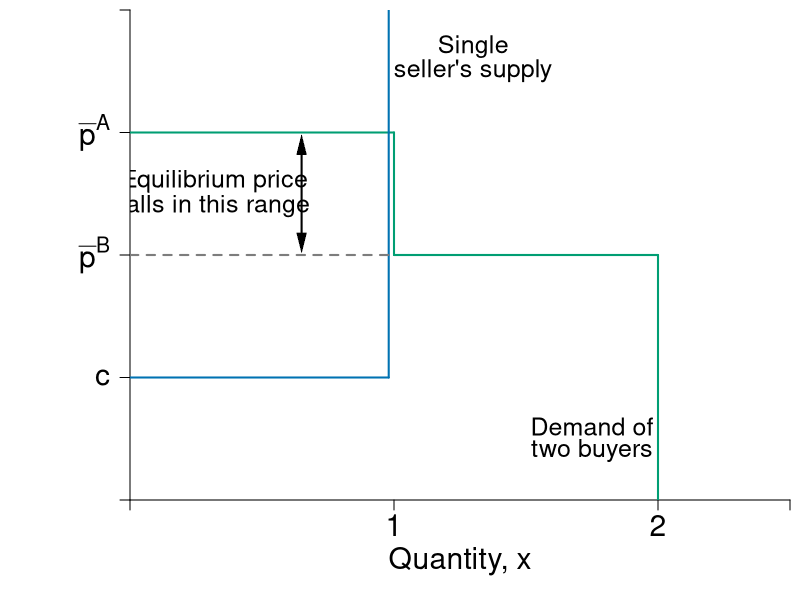

This figure's R source:
require(shape)
pdf(file = "competitionmarkets/makost_market2.pdf", width = 9, height = 7)

#Set parameters for graphics
pointsize <- 1.8
axislabelsize <- 1.8
labelsize <- 1.5
namesize <- 1.8
annotatesize <- 1.5
graphlinewidth <- 2
segmentlinewidth <- 1.5


COL <- c("#7fc97f", "#beaed4", "#fdc086", "#ffff99", "#386cb0", "#f0027f", "#bf5b17", "#666666")
COLA <- c("#e0f3db", "#99d8c9","#66c2a4","#41ae76", "#238b45", "#005824")
COLB <- c("#c6dbef", "#4eb3d3", "#2b8cbe", "#0868ac","#084081")
COLC <- c("#fcfbfd", "#efedf5", "#dadaeb", "#bcbddc", "#9e9ac8", "#807dba", "#6a51a3", "#54278f", "#3f007d")
grays <- gray.colors(25, start = 1, end = 0)
CBCols <- c("#009E73","#0072B2","#E69F00","#CC79A7", "#F0E442")

par(mar =  c(5, 6.5, 0.5, 0.5))

Demand <- function(x, rmax = 20, xmax = 12, n = 10) {
  rmax - (rmax/(n*xmax))*x
}

mrsA <- function(x, rmax = 20, xmax = 10) {
  rmax - (rmax/xmax)*x
}

uA <- function(x, y, rmax = 20, xmax = 10) {
  y + rmax*x - (1/2)(rmax/xmax)*x^2
}


Supply <- function(x, c1 = 0, c2 = 0.05){
  c1 + 2*c2*x
}

xlims <- c(0, 2.5)
ylims <- c(0, 4)

npts <- 501 

plot(0, 0, xlim = xlims, ylim = ylims, type = "n",
     xlab = expression(paste("")),
     ylab = expression(paste("")), 
     xaxt = "n", 
     yaxt = "n", 
     cex.lab = axislabelsize, 
     bty = "n",
     xaxs="i", 
     yaxs="i")

# ticksy <- seq(from = 0, to = ylims[2], by = 2)
# ylabels <- seq(from = 0, to = ylims[2], by = 2)
# ticksx <- seq(from = 0, to = xlims[2], by = 2)
# xlabels <- seq(from = 0, to = xlims[2], by = 2)
ticksy <- c(0, 1, 2, 3, ylims[2])
ylabels <- c(NA, expression(paste(c)), expression(paste(bar(p)^B)), expression(paste(bar(p)^A)), NA)
ticksx <- c(0, 1, 2, xlims[2])
xlabels <- c(NA, 1, 2, NA)

axis(1, at = ticksx, pos = 0, labels = xlabels, cex.axis = axislabelsize)
axis(2, at = ticksy, pos = 0, labels = ylabels, las = 1, cex.axis = axislabelsize)


#Line for Demand
segments(0, 3, 1, 3, lty = 1, col = CBCols[1] , lwd = graphlinewidth)
segments(1, 2, 2, 2, lty = 1, col = CBCols[1] , lwd = graphlinewidth)
segments(1, 2, 1, 3, lty = 1, col = CBCols[1] , lwd = graphlinewidth)
segments(2, 2, 2, 0, lty = 1, col = CBCols[1] , lwd = graphlinewidth)

#Line for Supply
segments(0, 1, 0.98, 1, lty = 1, col = CBCols[2] , lwd = graphlinewidth)
segments(0.98, 1, 0.98, 4, lty = 1, col = CBCols[2] , lwd = graphlinewidth)

#For market price
segments(0, 2, 1, 2, lty = 2, grays[20] , lwd = graphlinewidth)

#Label axes
mtext(expression(paste("Quantity, ", x)), side=1, line = 3, cex = axislabelsize)
#text(-0.2, 0.5*ylims[2], expression(paste("Price per unit of x, ", p[X])), xpd = TRUE, cex = axislabelsize, srt = 90) 
# 
# points(50, 10, pch = 16, col = "black", cex = 1.5)
# text(52, 10.5, expression(M))
text(1.75, 0.6, expression("Demand of"), cex = labelsize)
text(1.75, 0.4, expression("two buyers"), cex = labelsize)
text(1.3, 3.7, expression("Single"), cex = labelsize)
text(1.3, 3.5, expression("seller's supply"), cex = labelsize)

text(0.32, 2.6, expression("Equilibrium price"), cex = labelsize)
text(0.32, 2.4, expression("falls in this range"), cex = labelsize)
Arrows(0.65, 2.1, 0.65, 2.9, col = "black", code =3, lty = 1, lwd = 2, arr.type = "triangle", arr.lwd = 0.5)


dev.off()
